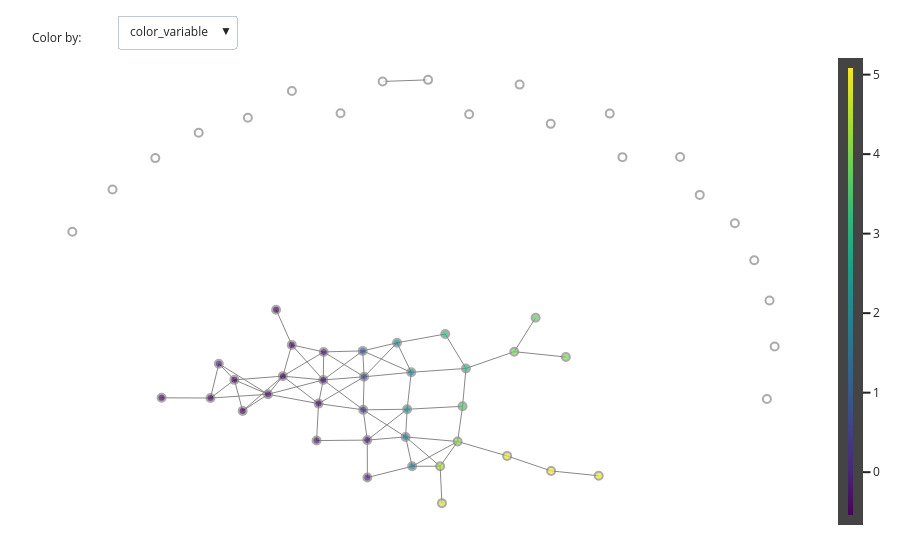
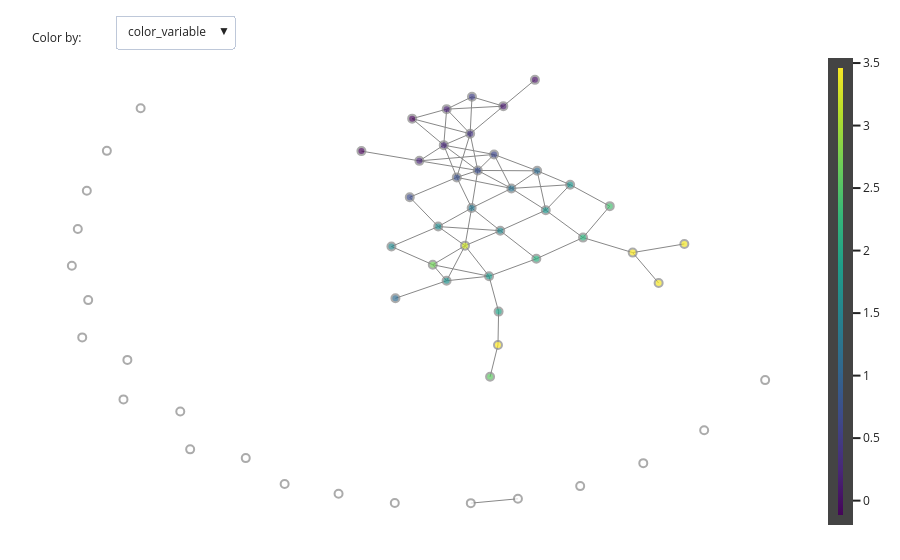
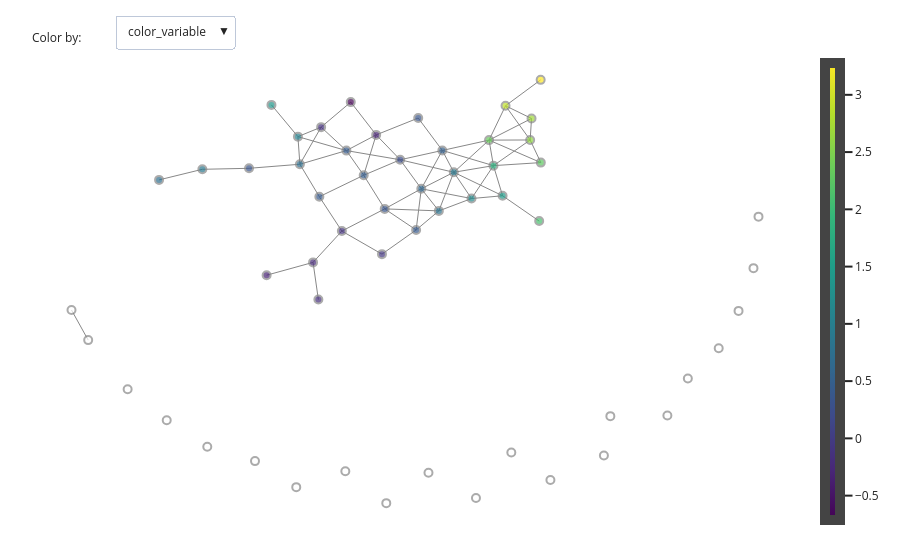

Write notebook code for charts like these, in order.
### Code cell
relevant_cols = ['Personal income (thousands of dollars)',
                 'Per capita personal income',
                 'Per capita retirement and other',]

for col in relevant_cols:
    print(f'-- {col} --')
    # set node color to mean feature value
    df_filtered = utils.get_filtered_values(df[df['year'] == 2016][col].values, nodes_to_remove)
    node_color = np.array([np.mean(df_filtered[graph['node_metadata']['node_elements'][vgroup]])
                           for vgroup in range(graph.vcount())])
    # set node text
    node_text = utils.get_node_text(
        dict(zip(range(len(node_elements_full)),
                 node_elements_full)),
             utils.get_n_electors(
                 node_elements_full,
                 df[df['year'] == 2016]['n_electors'].reset_index(drop=True)),
             node_color,
             col)

    # set custom plot options
    plotly_kwargs = {
        'node_trace_text': node_text,
        'node_trace_marker_size': [1] * len(node_elements_full),
        'node_trace_marker_cmin': min(node_color),
        'node_trace_marker_cmax': max(node_color)}

    # get figure object
    fig = plot_static_mapper_graph(pipe, data_per_year['2016'],
                                             layout = 'kk', layout_dim=2,
                                             node_color_statistic = node_color,
                                             color_by_columns_dropdown=True,
                                             plotly_kwargs=plotly_kwargs, clone_pipeline=False)
    node_color = np.where(np.logical_not(np.isnan(node_color)), node_color, '#ffffff')
    fig._data[1]['marker']['color'] = node_color
    # show figure and enable zooming via scrolling
    fig.show(config={'scrollZoom': True})
